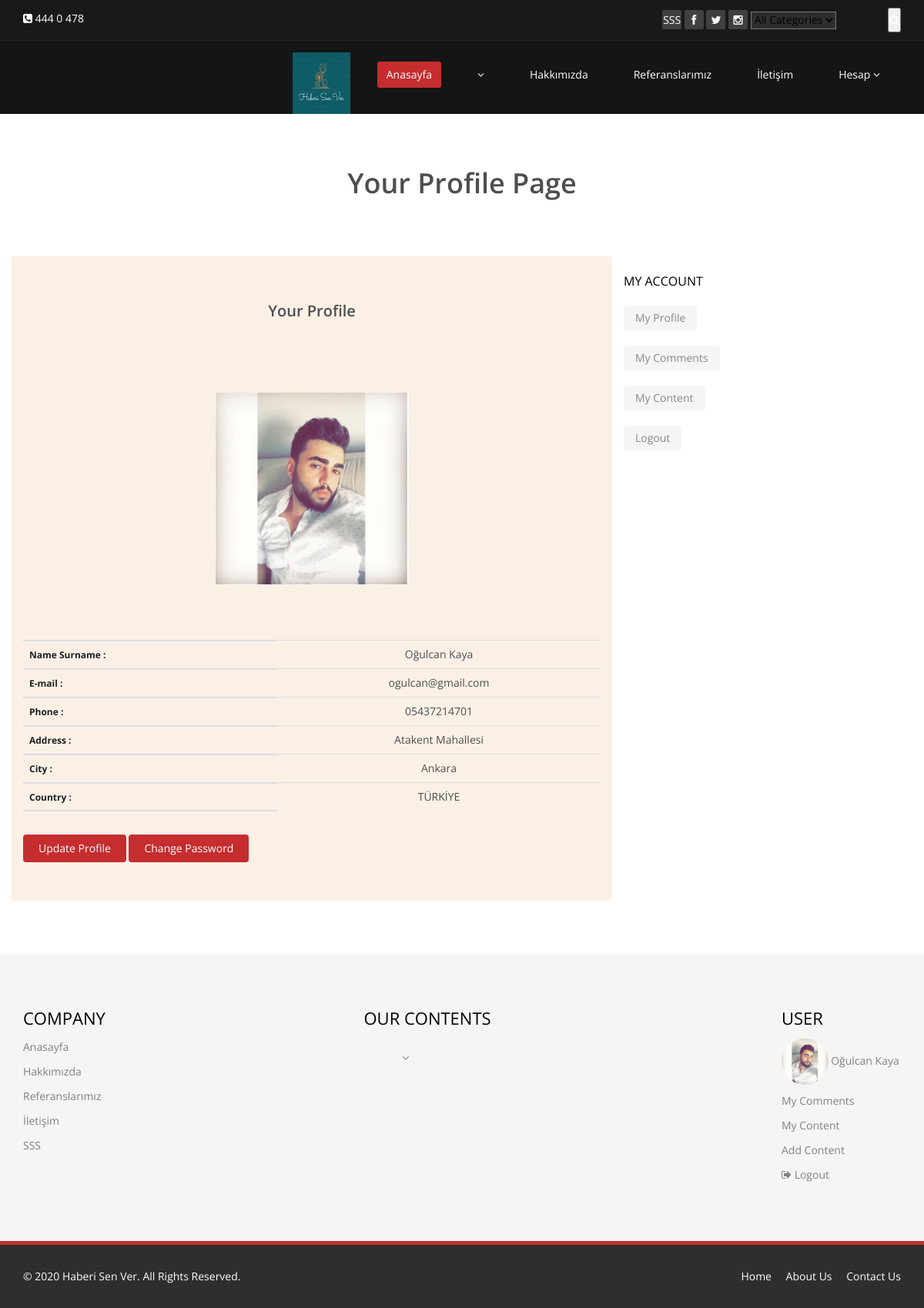
Screenshot of /user/ (signed in) with the database file from the repository.
### Home/models.py (models this page shows, shortened)
class Setting(models.Model):
    STATUS =(
        ('True', 'Evet'),
        ('False', 'Hayır'),
    )
    title = models.CharField(max_length=150)
    keywords = models.CharField(max_length=200)
    description = models.CharField(max_length=200)
    company = models.CharField(max_length=50)
    address = models.CharField(blank=True, max_length=150)
    phone = models.CharField(blank=True,max_length=15)
    fax = models.CharField(blank=True, max_length=15)
    email = models.CharField(blank=True, max_length=50)
    map = models.TextField(blank=True)
    smtpserver = models.CharField(blank=True, max_length=20)
    smtpemail = models.CharField(blank=True, max_length=20)
    smtppassword = models.CharField(blank=True, max_length=20)
    smtpport = models.CharField(blank=True, max_length=5)
    icon = models.ImageField(blank=True, upload_to='images/')
    facebook = models.CharField(max_length=50)
    twitter = models.CharField(max_length=50)
    instagram = models.CharField(max_length=50)
    aboutus = RichTextUploadingField(blank=True)
    contactus = RichTextUploadingField(blank=True)
    references = RichTextUploadingField(blank=True)
    status = models.CharField(max_length=10, choices=STATUS)
    created_at = models.DateTimeField(auto_now_add=True)
    updated_at = models.DateTimeField(auto_now=True)

class UserProfile(models.Model):
    user = models.OneToOneField(User, on_delete=models.CASCADE)
    phone = models.CharField(max_length=15)
    adress = models.CharField(max_length=150)
    city = models.CharField(max_length=150)
    country = models.CharField(max_length=150)
    image = models.ImageField(blank=True, upload_to='images/users/')
    def image_tag(self):
        return mark_safe('<img src="{}" height="50"/>'.format(self.image.url))
    image_tag.short_description = 'Image'

### user/views.py (the view)
# urls.py: path('', views.index, name='index'),
@login_required(login_url='/login')
def index(request):
    category = Category.objects.all()
    current_user = request.user
    profile = UserProfile.objects.get(user_id=current_user.id)
    setting = Setting.objects.get(pk=1)
    context = {
        'category': category,
        'profile': profile,
        'setting': setting,
    }
    return render(request, 'userprofile.html', context)

### user/templates/userprofile.html (shortened to what this page needs)
{% extends 'homebase.html' %}
{% load static %}
{% block body%}
    <section id="blog" class="container">
        <div class="center">
            <h2> Your Profile Page</h2>
        </div>
        <div class="blog">
            <div class="row">
                <div class="col-md-8" style="background-color: #faf0e6">
                    <h1 id="comments_title" class="center">Your Profile</h1>
                    <div class="blog-item">
                        <table class="table">
                            <thead>
                            <tr>
                                <th class="text-left"style="color: #1f1f20"> </th>
                                <div class="center"><img src="{{ profile.image.url }}" height="250px"></div>
                            </tr>
                            <tr>
                                <th class="text-left"style="color: #1f1f20"> Name Surname : </th>
                                <td class="text-center"> {{ profile.user.first_name}} {{ profile.user.last_name}}</td>
                            </tr>
                            <tr>
                                <th class="text-left"style="color: #1f1f20"> E-mail : </th>
                                <td class="text-center"> {{ profile.user.email }}</td>
                            </tr>
                            <tr>
                                <th class="text-left"style="color: #1f1f20"> Phone : </th>
                                <td class="text-center"> {{ profile.phone}}</td>
                            </tr>
                            <tr>
                                <th class="text-left"style="color: #1f1f20"> Address : </th>
                                <td class="text-center"> {{ profile.adress }}</td>
                            </tr>
                            <tr>
                                <th class="text-left"style="color: #1f1f20"> City : </th>
                                <td class="text-center"> {{ profile.city }}</td>
                            </tr>
                            <tr>
                                <th class="text-left" style="color: #1f1f20"> Country : </th>
                                <td class="text-center"> {{ profile.country }}</td>
                            </tr>
                            </thead>
                        </table>
                        <th class="text-right">
                            <a href="/user/update" class="btn btn btn-primary button"> Update Profile</a>
                            <a href="/user/password" class="btn btn btn-primary button"> Change Password</a>
                        </th>
                    </div>
                </div>
                <aside class="col-md-4">
                    {% include 'userpanel.html' %}
                </aside>
            </div>
        </div>
    </section>
{% endblock %}

### Home/templates/header.html (shortened to what this page needs)
{% load static %}
<header id="header">
    <div class="top-bar">
        <div class="container">
            <div class="row">
                <div class="col-sm-6 col-xs-4">
                    <div class="top-number"><p><i class="fa fa-phone-square"></i>  {{ setting.phone}}</p></div>
                </div>
                <div class="col-sm-6 col-xs-8">
                    <div class="social">
                        <ul class="social-share">
                            <li><a href="/SSS"> SSS</a></li>
                            <li><a href="{{ setting.facebook}}"><i class="fa fa-facebook"></i></a></li>
                            <li><a href="{{ setting.twitter}}"><i class="fa fa-twitter"></i></a></li>
                            <li><a href="{{ setting.instagram}}"><i class="fa fa-instagram"></i></a></li>
                        </ul>
                        <div class="search">
                            <form role="form" action="/search/" method="post">
                                {% load mptt_tags %}
                                <select style="background-color: #2e2e2e" name="catid" class="input search">
                                    <option value="0"> All Categories</option>
                                </select>
                                <input id="query" name="query" type="text" class="search-form" autocomplete="off" placeholder="Enter your Keywords">
                                <button class="search-btn"><i class="fa fa-search"></i></button>
                            </form>
                        </div>
                    </div>
                </div>
            </div>
        </div>
    </div>
    <nav class="navbar navbar-inverse" role="banner">
        <div class="container">
            <div class="collapse navbar-collapse navbar-right">
                <a class="navbar-brand" href="/"><img src="{% static 'images/logo1.png'%}" style="height: 60pt;width: 75px;"  alt="logo"></a>
                <ul class="nav navbar-nav">
                    <li class="active"><a href="/">Anasayfa</a></li>
                    {% load mptt_tags %}
                    {% recursetree category %}
                        <li class="dropdown">
                            <a href="/category/{{ node.id }}/{{ node.slug }}" {% if not node.is_leaf_node %} class="dropdown" {% endif %}>{{ node.title }}  {% if not node.is_leaf_node %}<i class="fa fa-angle-down"></i>{% endif %}</a>
                        </li>
                    {% endrecursetree %}
                    <li><a href="/hakkimizda">Hakkımızda</a></li>
                    <li><a href="/referanslar">Referanslarımız</a></li>
                    <li><a href="/iletisim">İletişim</a></li>
                    {% if user.id is not None %}
                        <li class="dropdown">
                            <a href="#" class="dropdown-toggle" data-toggle="dropdown">Hesap  <i class="fa fa-angle-down"></i></a>
                        </li>
                    {% endif %}
                </ul>
            </div>
        </div>
    </nav>
</header>

### Home/templates/footer.html (shortened to what this page needs)
{% load static %}
<section id="bottom">
    <div class="container wow fadeInDown" data-wow-duration="1000ms" data-wow-delay="600ms">
        <div class="row">
            <div class="col-md-3 col-sm-8">
                <div class="widget">
                    <h3>Company</h3>
                    <ul>
                        <li class="active"><a href="/">Anasayfa</a></li>
                        <li><a href="/hakkimizda">Hakkımızda</a></li>
                        <li><a href="/referanslar">Referanslarımız</a></li>
                        <li><a href="/iletisim">İletişim</a></li>
                        <li><a href="/SSS"> SSS</a></li>
                    </ul>
                </div>
            </div>
            <div class="col-md-3 col-sm-8" style="margin-left: 150px">
                <div class="widget">
                    <h3>Our Contents</h3>
                    <ul class="nav navbar-nav">
                        {% load mptt_tags %}
                        {% recursetree category %}
                            <li class="dropdown">
                                <a href="/category/{{ node.id }}/{{ node.slug }}" {% if not node.is_leaf_node %} class="dropdown" {% endif %}>{{ node.title }}  {% if not node.is_leaf_node %}<i class="fa fa-angle-down"></i>{% endif %}</a>
                            </li>
                        {% endrecursetree %}
                </div>
            </div>
            <div style="margin-left: 1000px">
                <div class="widget">
                    <h3>User</h3>
                    {% if user.id is not None %}
                        <ul >
                            <li><a href="/user"><img src="{{ user.userprofile.image.url}}" height="60px" class="img-circle"> {{user.first_name}} {{user.last_name}} </a></li>
                            <li><a href="/user/comments/">My Comments </a></li>
                            <li><a href="/user/mynews">My Content </a></li>
                            <li><a href="/user/addnews" > Add Content </a></li>
                            <li><a href="/logout/"><i class="fa fa-sign-out"> </i>  Logout</a></li>
                        </ul>
                    {% else %}
                        <ul >
                            <li><a href="/login/"><i class="fa fa-unlock"> </i>  Login</a></li>
                            <li><a href="/register/"><i class="fa fa-sign-in"> </i>  Sign up</a></li>
                        </ul>
                    {% endif %}
                </div>
            </div>
        </div>
    </div>
</section>
<footer id="footer" class="midnight-blue">
    <div class="container">
        <div class="row">
            <div class="col-sm-6">
                &copy; 2020 <a target="_blank" href="{{setting.facebook}}" title="Free Twitter Bootstrap WordPress Themes and HTML templates">{{setting.company}}</a>. All Rights Reserved.
            </div>
            <div class="col-sm-6">
                <ul class="pull-right">
                    <li><a href="#">Home</a></li>
                    <li><a href="/hakkimizda">About Us</a></li>
                    <li><a href="/iletisim">Contact Us</a></li>
                </ul>
            </div>
        </div>
    </div>
</footer>

### Home/static/css/main.css (style rules this page uses)
body { background: #fff; font-family: 'Open Sans', sans-serif; color:#4e4e4e; line-height: 22px; }
h1, h2, h3, h4, h5, h6 { font-weight: 600; font-family: 'Open Sans', sans-serif; color:#4e4e4e; }
h1 { font-size: 36px; color:#fff; }
h2 { font-size: 20px; }
h3 { font-size: 16px; color: #787878; font-weight: 400; line-height: 24px; }
a { color: #c52d2f; -webkit-transition: color 300ms, background-color 300ms; -moz-transition: color 300ms, background-color 300ms; -o-transition: color 300ms, background-color 300ms; transition: color 300ms, background-color 300ms; }
.btn-primary { padding: 8px 20px; background: #c52d2f; color: #fff; border-radius: 4px; border:none; margin-top: 10px; }
.center h2 { font-size: 36px; margin-top: 0; margin-bottom: 20px; }
body > section { padding: 70px 0; }
.center { text-align: center; padding-bottom: 55px; }
#header .search { display: inline-block; }
.navbar>.container .navbar-brand { margin-left: 0; }
.top-bar { padding: 10px 0; background: #191919; border-bottom: 1px solid #222; line-height: 28px; }
.top-number { color: #fff; }
.top-number p { margin: 0 }
.social { text-align: right; }
.social-share { display: inline-block; list-style: none; padding: 0; margin: 0; }
ul.social-share li { display: inline-block; }
ul.social-share li a { display: inline-block; color: #fff; background: #404040; width: 25px; height: 25px; line-height: 25px; text-align: center; border-radius: 2px; }
.search i { color: #fff; }
input.search-form { background: transparent; border: 0 none; width: 60px; padding: 0 10px; color: #FFF; -webkit-transition: all 400ms; -moz-transition: all 400ms; -ms-transition: all 400ms; -o-transition: all 400ms; transition: all 400ms; }
.navbar-brand { padding: 0; margin:0; }
.navbar { border-radius: 0; margin-bottom: 0; background: #151515; padding: 15px 0; padding-bottom: 0; }
.navbar-nav { margin-top: 12px; }
.navbar-nav>li { margin-left: 35px; padding-bottom: 28px; }
.navbar-inverse .navbar-nav > li > a { padding: 5px 12px; margin: 0; border-radius: 3px; color: #fff; line-height: 24px; display: inline-block; }
.navbar-inverse { border: none; }
.navbar-inverse .navbar-brand { font-size: 36px; line-height: 50px; color: #fff; }
.navbar-inverse .navbar-nav > .active > a, .navbar-inverse .navbar-nav > .active > a:hover, .navbar-inverse .navbar-nav > .active > a:focus, .navbar-inverse .navbar-nav > .open > a, .navbar-inverse .navbar-nav > .open > a:hover, .navbar-inverse .navbar-nav > .open > a:focus { background-color: #c52d2f; color: #fff; }
.navbar-inverse .navbar-collapse, .navbar-inverse .navbar-form { border-top: 0; padding-bottom: 0; }
.text-left { color: #FFFFFF; font-size: 12px; margin-top: 15px; }
.widget { margin-bottom: 60px; padding-left: 0; }
.widget h3 { color: #000; text-transform: uppercase; margin-bottom: 20px; }
.blog-item { border-radius: 0; overflow: hidden; margin-bottom: 50px; }
#comments_title { color:#4e4e4e; font-weight:700px; font-size:20px; margin-top:60px; margin-bottom:40px; }
#bottom { background: #f5f5f5; border-bottom: 5px solid #c52d2f; font-size: 14px; }
#bottom h3 { margin-top: 0; margin-bottom: 10px; text-transform: uppercase; font-size:22px; color: #000; }
#bottom ul { list-style: none; padding: 0; margin: 0; }
#bottom ul li { display: block; padding: 5px 0; }
#bottom ul li a { color: #808080; }
#bottom .widget { margin-bottom: 0; }
#footer { padding-top: 30px; padding-bottom: 30px; color: #fff; background: #2e2e2e; }
#footer a { color: #fff; }
#footer ul { list-style: none; padding: 0; margin: 0; }
#footer ul > li { display: inline-block; margin-left: 15px; }

### rows the page displays
Setting: phone "444 0 478", company "Haberi Sen Ver"
UserProfile: image (picture), user.first_name "Oğulcan", user.last_name "Kaya", user.email "ogulcan@gmail.com", phone "05437214701", adress "Atakent Mahallesi", city "Ankara", country "TÜRKİYE"

### other values shown
{{ user.first_name }} "Oğulcan"
{{ user.last_name }} "Kaya"
